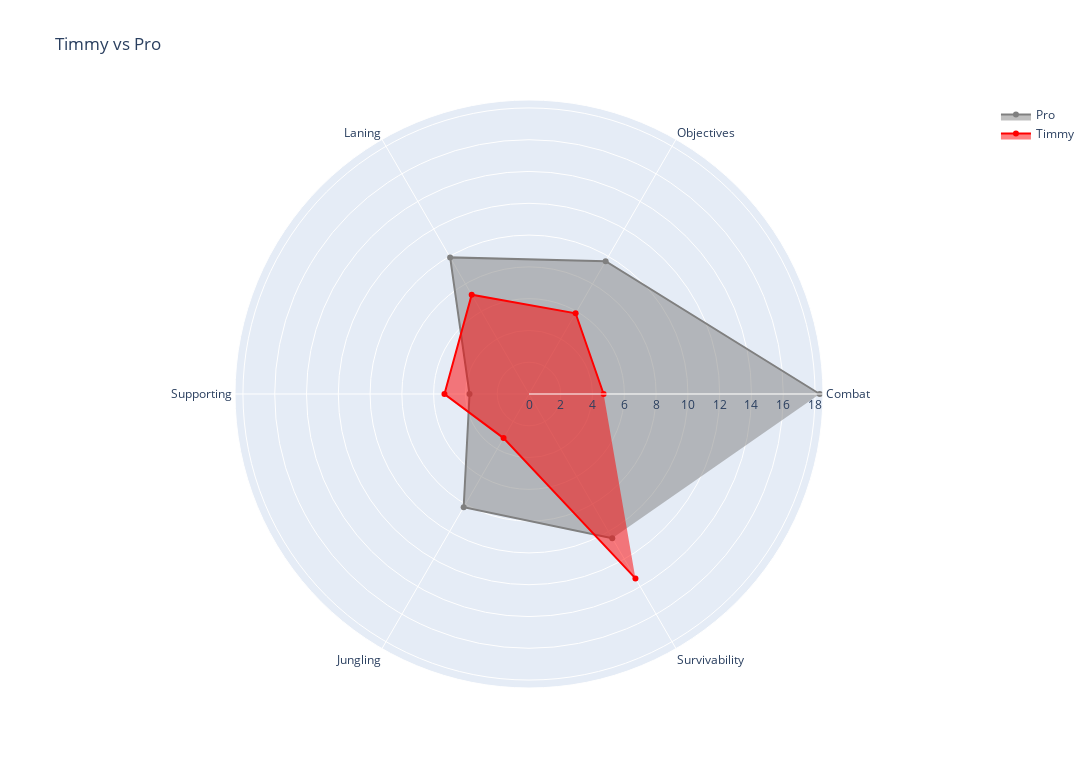

Notebook code cell kept with this figure:
### Markdown cell above
# Comparing Timmy to a Pro

### Code cell
fig = go.Figure(
  layout_title_text="Timmy vs Pro",
  layout_width=1360,
  layout_height=768,
  )

fig.add_trace(go.Scatterpolar(
      r=pro,
      theta=keys,
      fill='toself',
      name='Pro',
      marker_color="gray",
))


fig.add_trace(go.Scatterpolar(
      r=timmy,
      theta=keys,
      fill='toself',
      name='Timmy',
      marker_color="red",
))


fig.update_layout(
  polar=dict(
    radialaxis=dict(
      visible=True,
      range=[0, 18.5],
    )),
  showlegend=True,
)

fig.show()

### Figure 1 — Plotly figure (JSON) as saved in the notebook; plotly's stock layout.template omitted (floating-point values rounded to 4 significant figures)
{"data": [{"fill": "toself", "marker": {"color": "gray"}, "name": "Pro", "r": [18.29, 9.646, 9.927, 3.742, 8.222, 10.48], "theta": ["Combat", "Objectives", "Laning", "Supporting", "Jungling", "Survivability"], "type": "scatterpolar"}, {"fill": "toself", "marker": {"color": "red"}, "name": "Timmy", "r": [4.695, 5.866, 7.213, 5.32, 3.204, 13.4], "theta": ["Combat", "Objectives", "Laning", "Supporting", "Jungling", "Survivability"], "type": "scatterpolar"}], "layout": {"height": 768, "polar": {"radialaxis": {"range": [0, 18.5], "visible": true}}, "showlegend": true, "title": {"text": "Timmy vs Pro"}, "width": 1360}}
